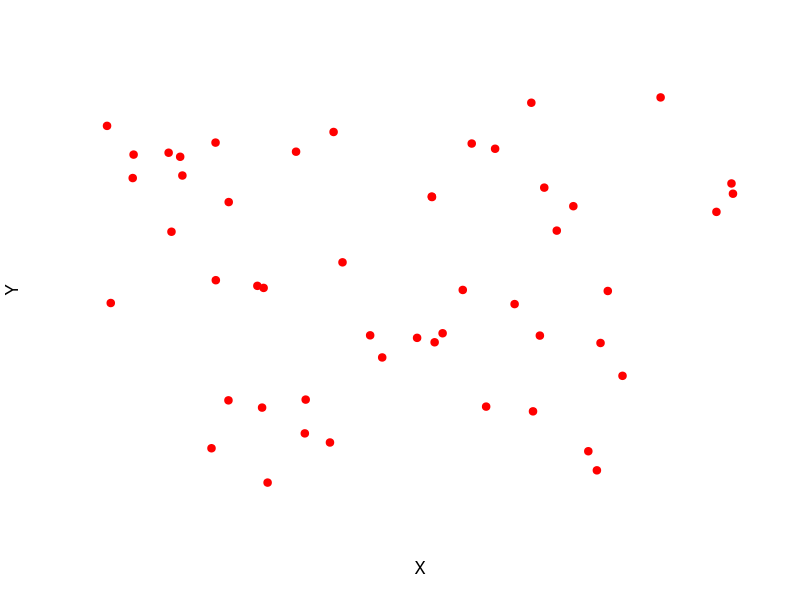
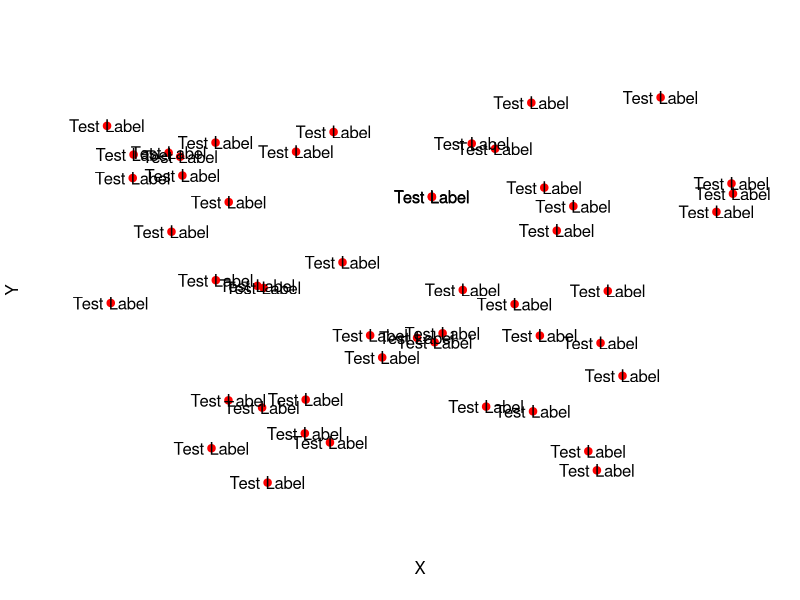
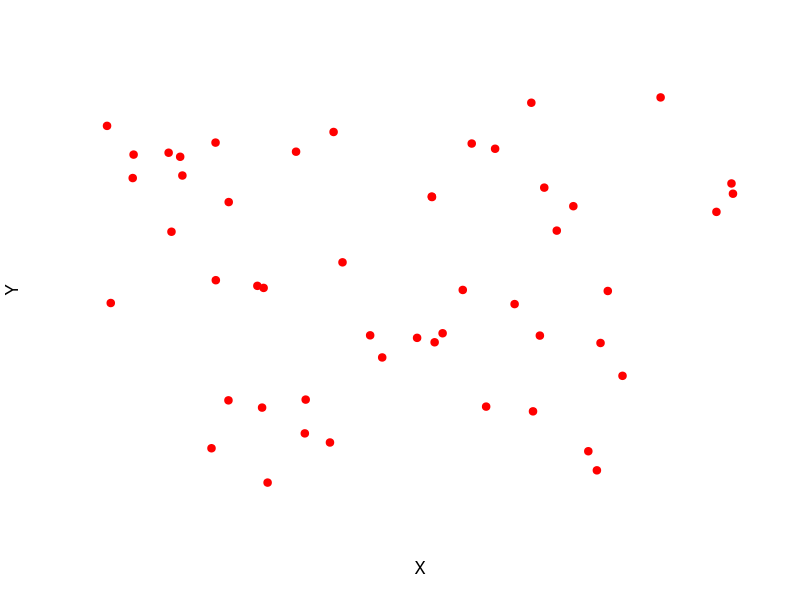

Write R code to recreate these figures, in order. (Note: this script raises an error after producing the figures.)
##########################
# Generate random points #
##########################

# Open a PDF
pdf(file="C:/Users/Joseph Crisp/Desktop/OverlayTextExample.pdf")

# Create some random points
n <- 50
coords <- data.frame(X=runif(n), Y=runif(n), Name="Test Label")

# Plot them without labels
plot(x=coords$X, y=coords$Y, pch=19, bty="n", xaxt="n", yaxt="n", col="red", xlab="X", ylab="Y")

# With basis labels
plot(x=coords$X, y=coords$Y, pch=19, bty="n", xaxt="n", yaxt="n", col="red", xlab="X", ylab="Y")
text(coords$X, coords$Y, labels=coords$Name, xpd=TRUE)

# Plot them with non-overlapping labels
plot(x=coords$X, y=coords$Y, pch=19, bty="n", xaxt="n", yaxt="n", col="red", xlab="X", ylab="Y")
overlayText(coords$X, coords$Y, coords$Name, cex=1, col.background=rgb(0,0,0, 0.75), col.label="white")

dev.off()

#############
# FUNCTIONS #
#############

overlayText <- function(xCoords, yCoords, labels, cex=1, col.label="red", col.line="black", col.background=NULL,
                        lty=1, lwd=1){
  
  ###########################################
  # Produce a list of alternative locations #
  ###########################################
  
  # Calculate the label heights and widths
  labelDimensions <- calculateLabelHeightsAndWidths(labels=labels, cex=cex, polygonAdded=is.null(col.background) == FALSE)
  textHeights <- labelDimensions[["Heights"]]
  textWidths <- labelDimensions[["Widths"]]
  
  # Generate the alternative locations
  output <- generateAlternativeLocations(xCoords=xCoords, yCoords=yCoords, textHeights=textHeights,
                                         textWidths=textWidths, cex=cex)
  altX <- output[["AltX"]]
  altY <- output[["AltY"]]
  
  ##############################################################
  # Add labels to plot assigning new locations where necessary #
  ##############################################################
  
  # Plot the point label
  for(i in 1:length(xCoords)){
    
    # Is the current point too close to others?
    if(tooClose(xCoords, yCoords, i, textHeights[i], textWidths[i]) == TRUE && length(altX) != 0){
      
      # Get a new location
      newLocationIndex <- chooseNewLocation(xCoords[i], yCoords[i], altX, altY)

      # Add line back to previous location
      addLineBackToOriginalLocation(altX=altX[newLocationIndex], altY=altY[newLocationIndex],
                                    x=xCoords[i], y=yCoords[i], label=labels[i], cex=cex, col=col.line, lty=lty, lwd=lwd)

      # Add label
      addLabel(x=altX[newLocationIndex], y=altY[newLocationIndex], label=labels[i], cex=cex, col=col.label, bg=col.background)

      # Remove new location and any locations too close to it
      output <- removeLocationAndThoseCloseToItFromAlternatives(
        altX, altY, newLocationIndex, textHeights[i], textWidths[i])
      altX <- output[["X"]]
      altY <- output[["Y"]]
      
    }else{
      
      # Add label
      addLabel(x=xCoords[i], y=yCoords[i], label=labels[i], cex=cex, col=col.label, bg=col.background)
    }
  }
}

addLineBackToOriginalLocation <- function(altX, altY, x, y, label, cex, col, lty=1, lwd=1){
  
  # Calculate the label width and height
  labelHeight <- strheight(label, cex=cex)
  labelWidth <- strwidth(label, cex=cex)
  
  # Create a set of points marking the boundaries of the label
  xMarkers <- c(seq(from=altX - (labelWidth * 0.52), to=altX + (labelWidth * 0.52), by=0.05*labelWidth), 
                altX + (labelWidth * 0.52))
  yMarkers <- c(seq(from=altY - (labelHeight * 0.6), to=altY + (labelHeight * 0.6), by=0.05*labelHeight),
                altY + (labelHeight * 0.6))
  
  # Calculate the closest pair of X and Y coordinates to the origin
  closestX <- xMarkers[which.min(abs(xMarkers - x))]
  closestY <- yMarkers[which.min(abs(yMarkers - y))]
  
  # Plot the line
  points(x=c(closestX, x), y=c(closestY, y), type="l", col=col, lty=lty, lwd=lwd)
}

calculateLabelHeightsAndWidths <- function(labels, cex, polygonAdded){
  
  # Get the text label heights and lengths
  textHeights <- strheight(labels) * cex
  textWidths <- strwidth(labels) * cex
  
  # If plotting boxes for labels make widths and heights slightly larger
  if(polygonAdded == TRUE){
    textHeights <- textHeights + (0.25 * textHeights)
    textWidths <- textWidths + (0.05 * textWidths)
  }
  
  # Create the output
  output <- list("Heights"=textHeights, "Widths"=textWidths)
  
  return(output)
}

generateAlternativeLocations <- function(xCoords, yCoords, textHeights, textWidths, cex=1){
  
  # Get the axis limits
  axisLimits <- par("usr")
  
  # Define the spacer for each axis
  spacerX <- 0.01 * (axisLimits[2] - axisLimits[1])
  spacerY <- 0.01 * (axisLimits[4] - axisLimits[3])
  
  # Generate the set of points based upon the spacer
  altX <- c()
  altY <- c()
  for(i in seq(axisLimits[1], axisLimits[2], spacerX)){
    for(j in seq(axisLimits[3], axisLimits[4], spacerY)){
      
      altX[length(altX) + 1] <- i
      altY[length(altY) + 1] <- j
    }
  }
  #points(altX, altY, col=rgb(0,0,0, 0.5), pch=20, xpd=TRUE)
  
  # Remove points that are too close to actual values
  remove <- c()
  for(i in 1:length(altX)){
    
    for(j in 1:length(xCoords)){
      
      if(abs(altX[i] - xCoords[j]) < textWidths[j] &&
         abs(altY[i] - yCoords[j]) < textHeights[j]){
        remove[length(remove) + 1] <- i
        break
      }
    }
  }
  #points(altX[remove], altY[remove], col=rgb(1,1,1), pch=20, xpd=TRUE)
  if(length(remove) > 0){
    altX <- altX[-remove]
    altY <- altY[-remove]
  }
  
  # Create an output
  output <- list("AltX"=altX, "AltY"=altY)
  
  return(output)
}

addLabel <- function(x, y, label, cex=1, col="black", bg=NULL, border=NA){
  
  # Calculate the height and width of the label
  labelHeight <- strheight(label, cex=cex)
  labelWidth <- strwidth(label, cex=cex)
  
  # Add a background polygon - if requested
  if(is.null(bg) == FALSE){
    polygon(x=c(x - (labelWidth * 0.52),
                x - (labelWidth * 0.52),
                x + (labelWidth * 0.52),
                x + (labelWidth * 0.52)),
            y=c(y - (labelHeight * 0.6),
                y + (labelHeight * 0.6),
                y + (labelHeight * 0.6),
                y - (labelHeight * 0.6)), 
            col=bg,
            border=border, xpd=TRUE)
  }
  
  
  # Add label
  text(x=x, y=y, labels=label, xpd=TRUE, cex=cex, col=col)
}

removeLocationAndThoseCloseToItFromAlternatives <- function(altX, altY, index, textHeight, textWidth){
  remove <- c(index)
  for(i in 1:length(altX)){
    
    if(i == index){
      next
    }
    
    if(abs(altX[index] - altX[i]) < textWidth &&
       abs(altY[index] - altY[i]) < textHeight){
      remove[length(remove) + 1] <- i
    }
  }
  
  altX <- altX[-remove]
  altY <- altY[-remove]
  
  return(list("X" = altX, "Y" = altY))
}

chooseNewLocation <- function(x, y, altXs, altYs){
  
  # Calculate the distance from point to all alternatives
  distances <- c()
  for(i in 1:length(altXs)){
    distances[i] <- euclideanDistance(x, y, altXs[i], altYs[i])
  }
  
  return(which.min(distances))
}

tooClose <- function(x, y, index, textHeight, textWidth){
  
  result <- FALSE
  for(i in 1:length(x)){
    
    if(i == index){
      next
    }else if(abs(x[index] - x[i]) < textWidth &&
             abs(y[index] - y[i]) < textHeight){
      result <- TRUE
      break
    }
  }
 
  return(result) 
}

euclideanDistance <- function(x1, y1, x2, y2){
  return(sqrt(sum((x1 - x2)^2 + (y1 - y2)^2)))
}
